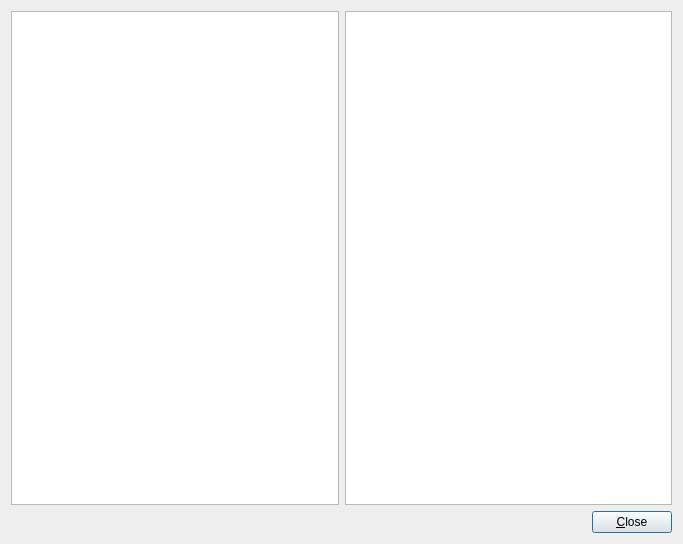
<?xml version="1.0" encoding="UTF-8"?>
<ui version="4.0">
 <class>Dialog</class>
 <widget class="QDialog" name="Dialog">
  <property name="geometry">
   <rect>
    <x>0</x>
    <y>0</y>
    <width>683</width>
    <height>544</height>
   </rect>
  </property>
  <property name="windowTitle">
   <string>Browse Notes</string>
  </property>
  <layout class="QVBoxLayout" name="verticalLayout">
   <item>
    <layout class="QHBoxLayout" name="horizontalLayout_2">
     <item>
      <widget class="QTreeWidget" name="tree">
       <attribute name="headerVisible">
        <bool>false</bool>
       </attribute>
       <column>
        <property name="text">
         <string notr="true">1</string>
        </property>
       </column>
      </widget>
     </item>
     <item>
      <widget class="QTextEdit" name="editor"/>
     </item>
    </layout>
   </item>
   <item>
    <layout class="QHBoxLayout" name="horizontalLayout">
     <item>
      <spacer name="horizontalSpacer">
       <property name="orientation">
        <enum>Qt::Horizontal</enum>
       </property>
       <property name="sizeHint" stdset="0">
        <size>
         <width>40</width>
         <height>20</height>
        </size>
       </property>
      </spacer>
     </item>
     <item>
      <widget class="QPushButton" name="closeButton">
       <property name="text">
        <string>&amp;Close</string>
       </property>
      </widget>
     </item>
    </layout>
   </item>
  </layout>
 </widget>
 <resources/>
 <connections/>
</ui>
